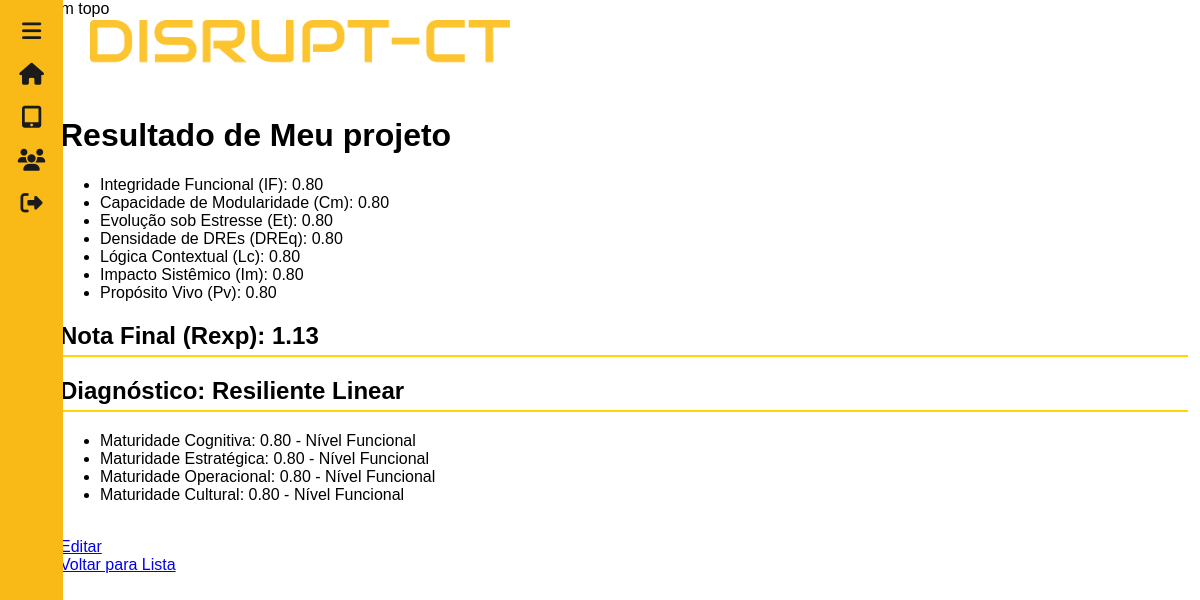
The app's page /projetos/drexus/resultado/2/ with its own data.
### projetos/models.py (models this page shows, shortened)
class Drexus(models.Model):
    nome = models.CharField(max_length=100)
    descricao = models.TextField()
    diagnostico = models.CharField(max_length=100,default="")
    diagnostico_maturidade = models.CharField(max_length=100,default="")
    diagnostico_cognitiva = models.CharField(max_length=100,default="")
    diagnostico_estrategica = models.CharField(max_length=100,default="")
    diagnostico_operacional = models.CharField(max_length=100,default="")
    diagnostico_cultural = models.CharField(max_length=100,default="")
    IF = models.FloatField(default=0)
    Cm = models.FloatField(default=0)
    Et = models.FloatField(default=0)
    DREq = models.FloatField(default=0)
    Lc = models.FloatField(default=0)
    Im = models.FloatField(default=0)
    Pv = models.FloatField(default=0)
    maturidade_cognitiva = models.FloatField(default=0)
    maturidade_estrategica = models.FloatField(default=0)
    maturidade_operacional = models.FloatField(default=0)
    maturidade_cultural = models.FloatField(default=0)
    IF_notas = models.JSONField(default=list)
    Cm_notas = models.JSONField(default=list)
    Et_notas = models.JSONField(default=list)
    DREq_notas = models.JSONField(default=list)
    Lc_notas = models.JSONField(default=list)
    Im_notas = models.JSONField(default=list)
    Pv_notas = models.JSONField(default=list)
    nota_final = models.FloatField(default=0)

### projetos/views.py (the view)
# urls.py: path('drexus/resultado/<int:pk>/', views.resultado_view, name='resultado'),
def resultado_view(request, pk):
    drexus = get_object_or_404(Drexus, pk=pk)
    context = {'drexus': drexus}
    return render(request, 'projetos/resultado.html', context)

### projetos/templates/projetos/resultado.html (shortened to what this page needs)
{% extends "base.html" %}
{% block content %}
    <h1>Resultado de {{ drexus.nome }}</h1>
    <ul>
        <li>Integridade Funcional (IF): {{ drexus.IF|floatformat:2 }}</li>
        <li>Capacidade de Modularidade (Cm): {{ drexus.Cm|floatformat:2 }}</li>
        <li>Evolução sob Estresse (Et): {{ drexus.Et|floatformat:2 }}</li>
        <li>Densidade de DREs (DREq): {{ drexus.DREq|floatformat:2 }}</li>
        <li>Lógica Contextual (Lc): {{ drexus.Lc|floatformat:2 }}</li>
        <li>Impacto Sistêmico (Im): {{ drexus.Im|floatformat:2 }}</li>
        <li>Propósito Vivo (Pv): {{ drexus.Pv|floatformat:2 }}</li>
    </ul>
    <h2>Nota Final (Rexp): {{ drexus.nota_final|floatformat:2 }}</h2>
    <h2>Diagnóstico: {{ drexus.diagnostico_maturidade }}</h2>
    <ul>
        <li>Maturidade Cognitiva: {{ drexus.maturidade_cognitiva|floatformat:2 }} - {{ drexus.diagnostico_cognitiva }} </li>
        <li>Maturidade Estratégica: {{ drexus.maturidade_estrategica|floatformat:2 }} - {{ drexus.diagnostico_estrategica}} </li>
        <li>Maturidade Operacional: {{ drexus.maturidade_operacional|floatformat:2 }} - {{ drexus.diagnostico_operacional }} </li>
        <li>Maturidade Cultural: {{ drexus.maturidade_cultural|floatformat:2 }} - {{ drexus.diagnostico_cultural }} </li>
    </ul>
    <br>
    <a href="{% url 'projetos:editar_drexus' drexus.pk %}">Editar</a>
    <br>
    <a href="{% url 'projetos:lista_projetos' %}">Voltar para Lista</a>
{% endblock %}

### static/css/main.css (style rules this page uses)
* { box-sizing: border-box; }
body, html { margin: 0; padding: 0; height: 100%; font-family: 'Segoe UI', sans-serif; color: #000; }
.pagina-home { margin: 0; padding: 0; font-family: Arial, sans-serif; display: flex; min-height: 100vh; }
h2 { border-bottom: 2px solid #FFD600; padding-bottom: 5px; }

### records on screen
Drexus: nome "Meu projeto", IF "0.80", Cm "0.80", Et "0.80", DREq "0.80", Lc "0.80", Im "0.80", Pv "0.80", nota_final "1.13", diagnostico_maturidade "Resiliente Linear", maturidade_cognitiva "0.80", diagnostico_cognitiva "Nível Funcional", maturidade_estrategica "0.80", diagnostico_estrategica "Nível Funcional", maturidade_operacional "0.80", diagnostico_operacional "Nível Funcional", maturidade_cultural "0.80", diagnostico_cultural "Nível Funcional"
